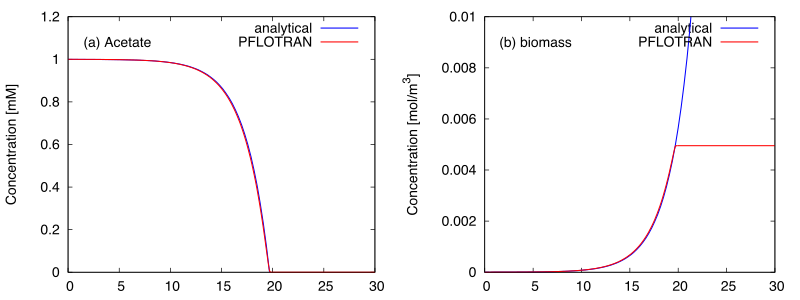

This figure's gnuplot source:
set terminal postscript eps size 8, 3 enhanced color font 'Helvetica, 20' lw 1 
set output 'fig.eps'
set style line 1 lt 1 lw 3 lc rgb "blue"
set style line 2 lt 1 lw 3 lc rgb "red"

set multiplot layout 1, 2 rowsfirst

set label 1 '(a) Acetate' at graph 0.05, graph 0.9 
set xrange[0:30]
set yrange[0:1.2]
set ylabel 'Concentration [mM]' 
plot \
     [0:30] 1.0-(1.0+0.5*0.02)/1000/0.25/0.02*1e-6*exp(1000*0.25*0.02*1.0e-6*x*86400)*1e3 title 'analytical' with lines ls 1, \
     'acemeg1-obs-0.tec' using 1:($3*1000) title 'PFLOTRAN' with lines ls 2

set label 1 '(b) biomass' at graph 0.05, graph 0.9 
set xrange[0:30]
set yrange[0:1e-2]
set ylabel 'Concentration [mol/m^3]' 
plot \
     [0:30] exp(1000*0.25*0.02*1.0e-6*x*86400)*1e-6 title 'analytical' with lines ls 1, \
     'acemeg1-obs-0.tec' using 1:7 title 'PFLOTRAN' with lines ls 2

unset multiplot
